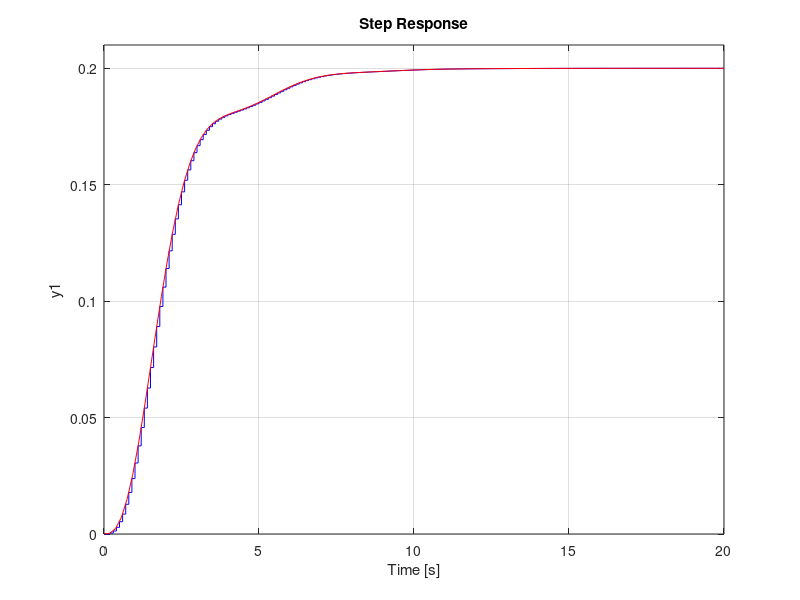

Write the MATLAB code that produced this figure.
num = [1];
den = [3, 6, 11, 5];
z = 1;
p = [-2, -11/3, -5/3];
k = 1;
sys = zpk(z, p, k);
Ts = 0.1;
G = tf(num, den);
sysd = c2d(G, Ts, 'zoh');
step(sysd, 'b')
hold on
step(G, 'r')
xlim([0 20])
ylim([0 0.21])
[y,t] = step(sysd,0.0:0.1:12.0)


